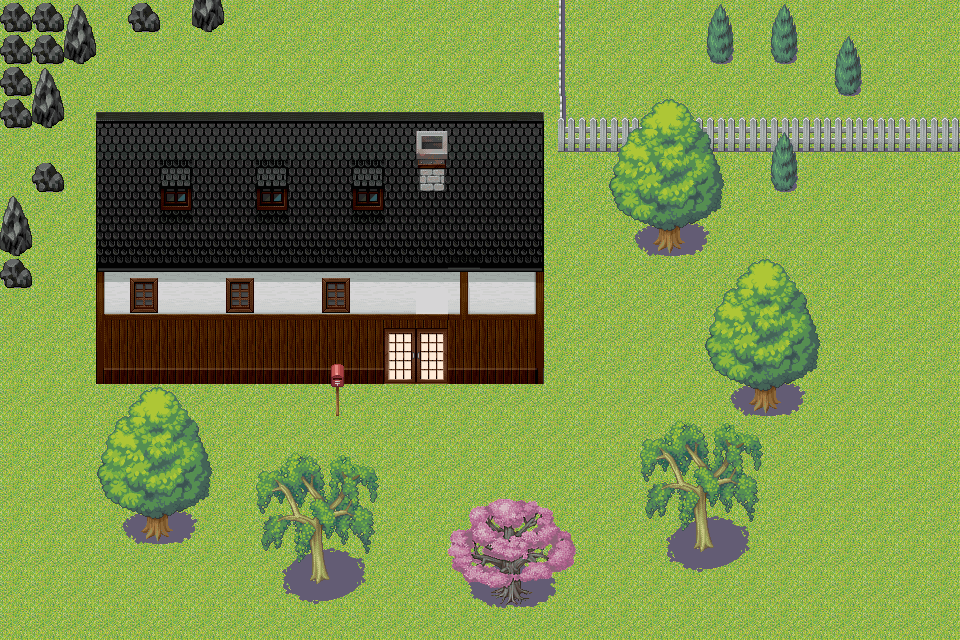

This game map was drawn from its Tiled (.tmx) file and the tilesets committed beside it. A one-line description and the trimmed map source follow:
An orthogonal 30x20 tile map with 32x32 px tiles, 4 tile layers (floor, Tile Layer 1, Tile Layer 3, Tile Layer 2), 5 tilesets.

<map version="1.0" orientation="orthogonal" width="30" height="20" tilewidth="32" tileheight="32">
 <tileset firstgid="1" name="floor" tilewidth="32" tileheight="32">
  <image source="tileset/floor.png" width="256" height="256" />
 </tileset>
 <tileset firstgid="65" name="wall" tilewidth="32" tileheight="32">
  <image source="tileset/wall.png" width="256" height="1024" />
 </tileset>
 <tileset firstgid="321" name="walldecor" tilewidth="32" tileheight="32">
  <image source="tileset/walldecor.png" width="256" height="1024" />
 </tileset>
 <tileset firstgid="577" name="furniture" tilewidth="32" tileheight="32">
  <image source="tileset/furniture.png" width="256" height="1024" />
 </tileset>
 <tileset firstgid="833" name="japanesevillage" tilewidth="32" tileheight="32">
  <image source="tileset/japanesevillage.png" width="256" height="1312" />
 </tileset>
 <layer name="floor" width="30" height="20">
  <data>[600 cells, 600 non-empty, 1 distinct tile ids]</data>
 </layer>
 <layer name="Tile Layer 1" width="30" height="20">
  <data>[600 cells, 146 non-empty, 28 distinct tile ids]</data>
 </layer>
 <layer name="Tile Layer 3" width="30" height="20">
  <data>[600 cells, 29 non-empty, 5 distinct tile ids]</data>
 </layer>
 <layer name="Tile Layer 2" width="30" height="20">
  <data>[600 cells, 163 non-empty, 76 distinct tile ids]</data>
 </layer>
</map>
